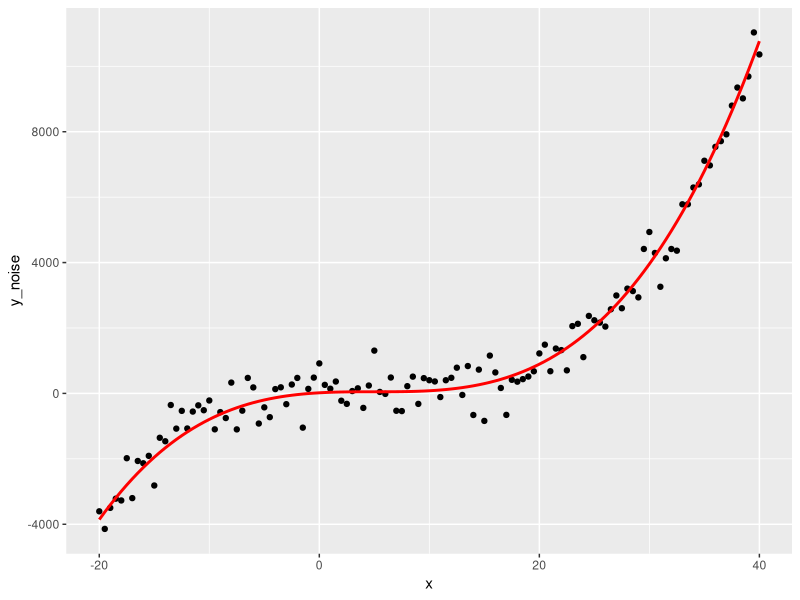

Write R code to recreate this figure. (Note: this script raises an error after producing the figure.)
## ---- chunk 1
knitr::opts_chunk$set(echo = TRUE)
## ---- chunk 2
suppressPackageStartupMessages(library(dplyr))
suppressPackageStartupMessages(library(ggplot2))
## ---- chunk 3
sample_data <- tibble(x = seq(-20, 40, 0.5),
                      y = 50 + 0.25 * (x-5)**3,
                      y_noise = y + rnorm(n = length(y),
                                          mean = 100, 
                                          sd = 500))
## ---- chunk 4
g <- ggplot(sample_data, aes(x = x,
                             y = y_noise))
g <- g + geom_point()
# g <- g + geom_smooth(method = "lm", se = F)
g <- g + geom_line(aes(y = y), col = "red", size = 1)
g 
## ---- chunk 5
# add code here
## ---- chunk 6
# add code here
## ---- chunk 7
# add code here
## ---- chunk 8
# add code here
## ---- chunk 9
# add code here
## ---- chunk 10
# add code here
## ---- chunk 11
# add code here
## ---- chunk 12
# add code here
## ---- chunk 13
g <- ggplot(sample_data, aes(x, y_pred))
g <- g +geom_point(aes(y = y_noise))
g <- g + geom_line(col = "green", size = 2)
g <- g + geom_line(data = sample_data, aes(x, y), col = "red")
g
## ---- chunk 14
# add code here
